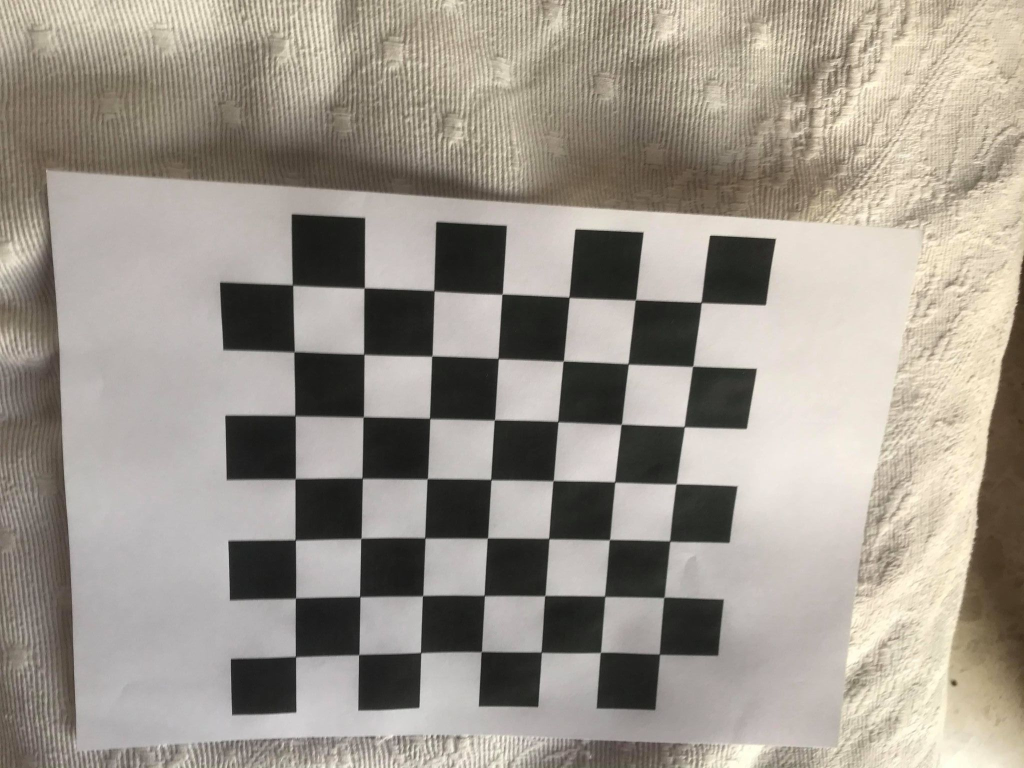
//> input picture Code/Code final markerless model/Camera Calibration/chessboards_test/chessboard1.jpg, 2048 x 1536 px (shown at 1/2 size)
$ ./main   (built with g++ and OpenCV 4)
//> lines starting //> are read from the running program, lines starting //| are printed output that depends on the picture; pictures that were not available may be replaced by others from this repository, and a replacement may not be noted
#define CERES_FOUND true
#define OPENCV_TRAITS_ENABLE_DEPRECATED
#include <opencv2/highgui/highgui.hpp>
#include <opencv2/features2d/features2d.hpp>
#include "opencv2/xfeatures2d.hpp"
#include <opencv2/calib3d/calib3d.hpp>
#include <opencv2/imgproc/imgproc.hpp>
#include <opencv2/core.hpp>
#include <opencv2/sfm.hpp>
#include <opencv2/viz.hpp>
#include <iostream>
#include <fstream>
#include <opencv2/sfm/reconstruct.hpp>

using namespace std;
using namespace cv;
using namespace cv::xfeatures2d;

//finds the interior corners of a chessboard on an image
vector<Point2f> find_corners(string path){

    Size patternsize(7,7); //interior number of corners
    Mat gray = imread(path,IMREAD_GRAYSCALE); //source image

    vector<Point2f> corners; //this will be filled by the detected corners

    bool patternfound = findChessboardCorners(gray, patternsize, corners,
            CALIB_CB_ADAPTIVE_THRESH + CALIB_CB_NORMALIZE_IMAGE
            + CALIB_CB_FAST_CHECK);

    if(patternfound){
        cornerSubPix(gray, corners, Size(11, 11), Size(-1, -1),
        TermCriteria(TermCriteria::EPS + TermCriteria::COUNT, 30, 0.1));
    }

    return corners;

};

int main()
{
    //build a matrix with the 3D coordinates of the chessboard interior corners
    int CHECKERBOARD[2]{7,7};
    vector<Point3f> corners_3d;
    for(int i{0}; i<CHECKERBOARD[1]; i++){
        for(int j{0}; j<CHECKERBOARD[0]; j++){
            corners_3d.push_back(Point3f(j,i,0));
        }
      }

    vector<vector<Point2f>> im_pts; //stores 2D coordinates of the chessboard interior corners
    vector<Point2f> corners; //stocks the detected corners on the image
    vector<vector<Point3f>> obj_pts; //stores 3D coordinates of the chessboard interior corners

    //goes through the collection of images of the chessboard and detect corners
    for (int i=1 ; i<=16 ; i++){
        corners = find_corners("../chessboards_test/chessboard"+to_string(i)+".jpg");
//> in find_corners, `Mat gray = imread(path,IMREAD_GRAYSCALE);`:
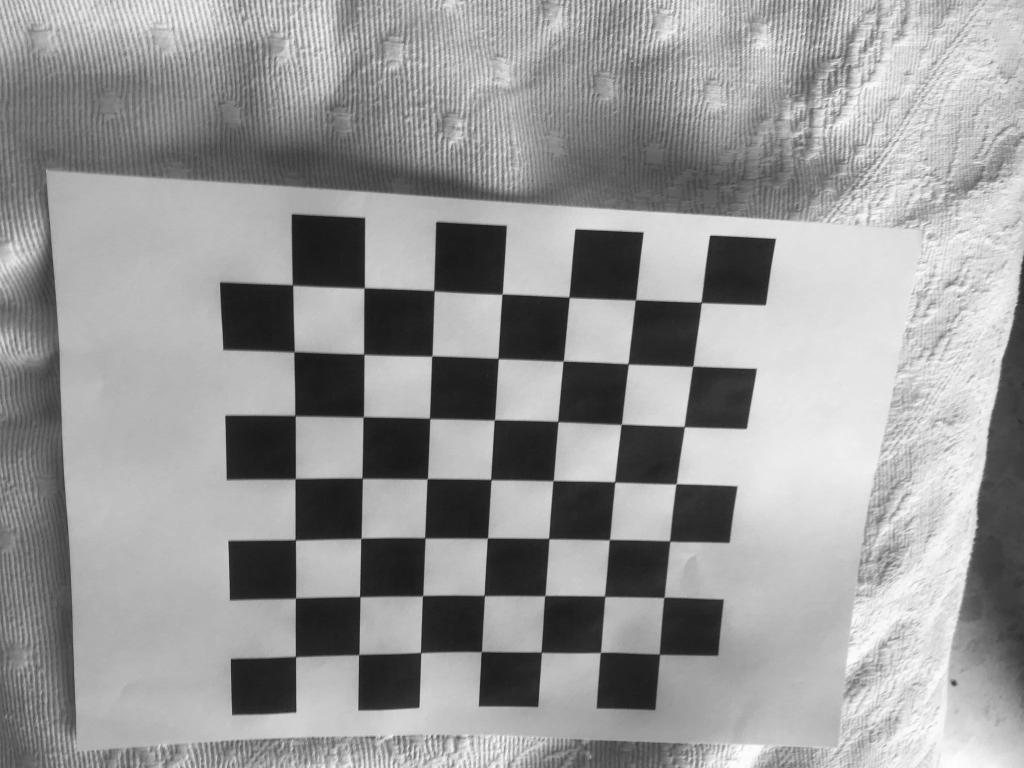
//> gray: 1536 rows x 2048 cols, CV_8UC1 (shown at 1/2 size); min 19, max 255, mean 151.7
//> in find_corners, `bool patternfound = findChessboardCorners(gray, patternsize, corners, ..`: corners = 49 Points (x, y), first 12: [585, 570], [727.8, 578.5], [868, 582], [1003.7, 590.4], [1139.4, 596.9], [1271, 599.5], [1401.4, 603.7], [588.3, 706.1], [727.5, 708.5], [863.2, 714.7], [997, 717.5], [1126, 724.3]; patternfound = true
//> in find_corners, `cornerSubPix(gray, corners, Size(11, 11), Size(-1, -1), TermCriteria(T..`: corners = 49 Points (x, y), first 12: [585.5, 570.7], [728.8, 576.5], [868.4, 582.1], [1004.5, 588.9], [1138.5, 595.1], [1271.1, 600.4], [1402.6, 605.4], [588.6, 704.3], [728, 709], [864.2, 712.8], [996.6, 717.6], [1126.8, 722.6]
        im_pts.push_back(corners);
//> im_pts = 1 point lists
        obj_pts.push_back(corners_3d);
        cout<<"image "<<i<<" : done"<<endl;
    }
//> pass 2 of the loop `for (int i=1 ; i<=16 ; i++)`:
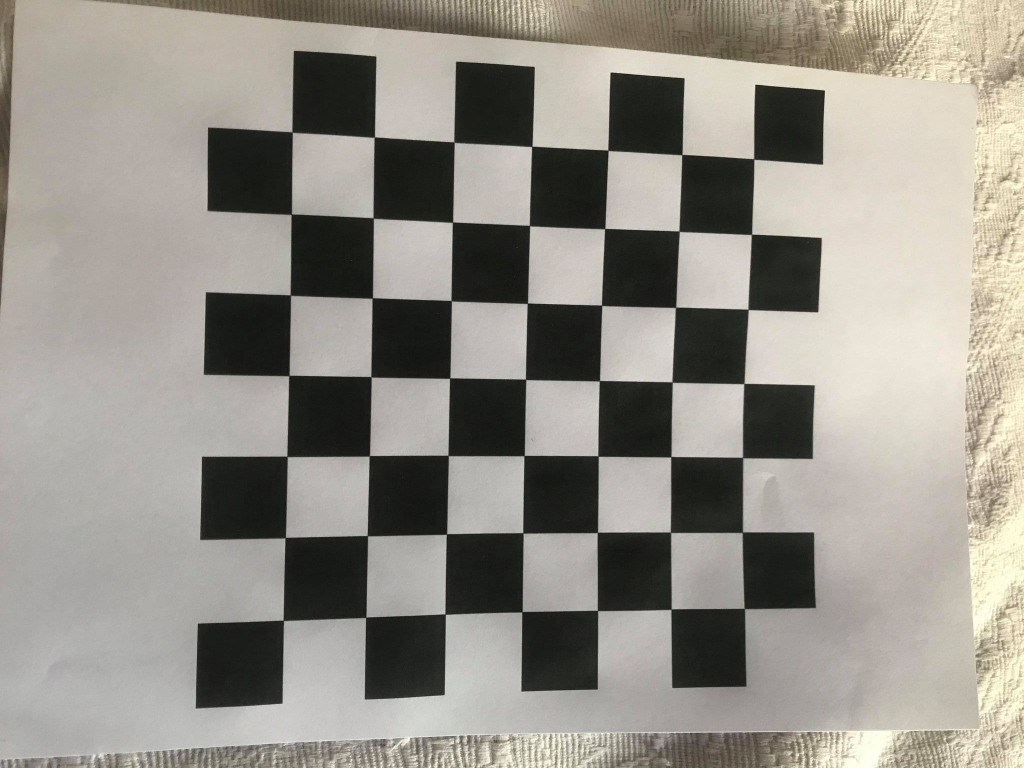
//> input picture Code/Code final markerless model/Camera Calibration/chessboards_test/chessboard10.jpg, 2048 x 1536 px, given in place of chessboard2.jpg, which was not available (shown at 1/2 size)
//> in find_corners (call 2), `Mat gray = imread(path,IMREAD_GRAYSCALE);`:
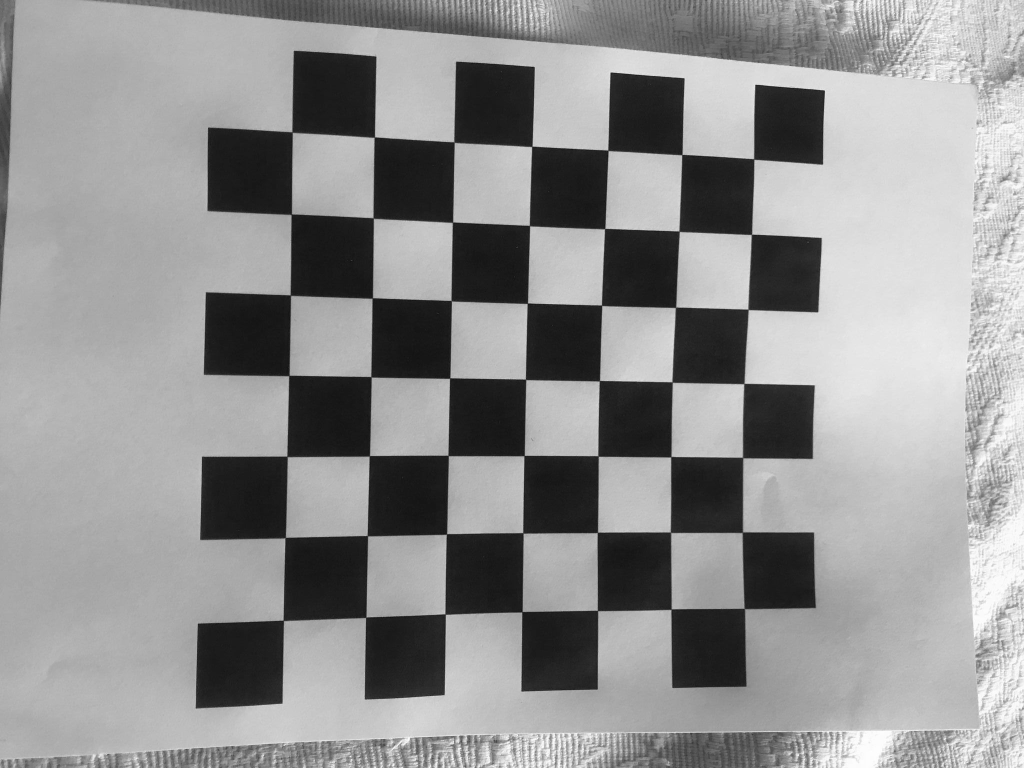
//> gray: 1536 rows x 2048 cols, CV_8UC1 (shown at 1/2 size); min 1, max 255, mean 145.1
//> in find_corners (call 2), `bool patternfound = findChessboardCorners(gray, patternsize, corners, ..`: corners = 49 Points (x, y), first 12: [584.6, 264.4], [748.9, 274.8], [908.7, 284.8], [1064.1, 293.2], [1216.3, 300.9], [1363.9, 309.8], [1507.8, 318.2], [582.9, 428.9], [747, 436.5], [905.4, 445], [1059.4, 451.6], [1209.8, 457.8]
//> in find_corners (call 2), `cornerSubPix(gray, corners, Size(11, 11), Size(-1, -1), TermCriteria(T..`: corners = 49 Points (x, y), first 12: [584.5, 264.6], [749.2, 274.6], [908.5, 284.5], [1064.1, 293.1], [1216.4, 301.1], [1364.2, 309.6], [1508, 318.5], [583, 428.8], [746.8, 436.6], [905.5, 444.8], [1059.5, 451.6], [1209.8, 457.7]
//> im_pts = 2 point lists
//> pass 3 of the loop `for (int i=1 ; i<=16 ; i++)`:
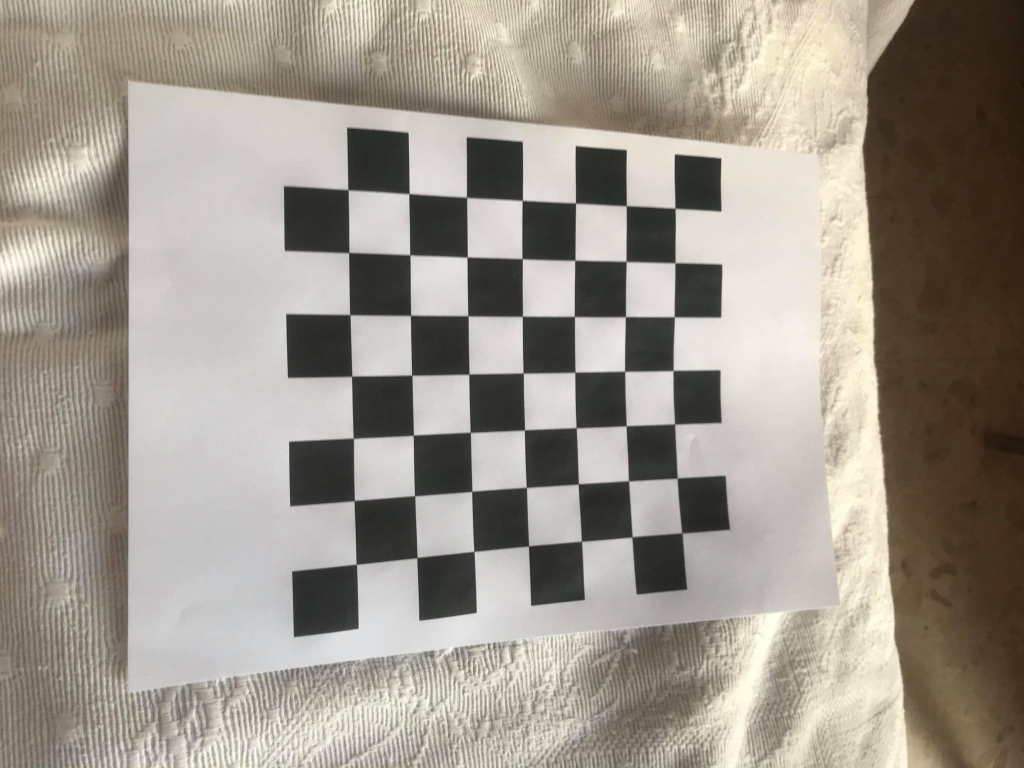
//> input picture Code/Code final markerless model/Camera Calibration/chessboards_test/chessboard11.jpg, 2048 x 1536 px, given in place of chessboard3.jpg, which was not available (shown at 1/2 size)
//> in find_corners (call 3), `Mat gray = imread(path,IMREAD_GRAYSCALE);`:
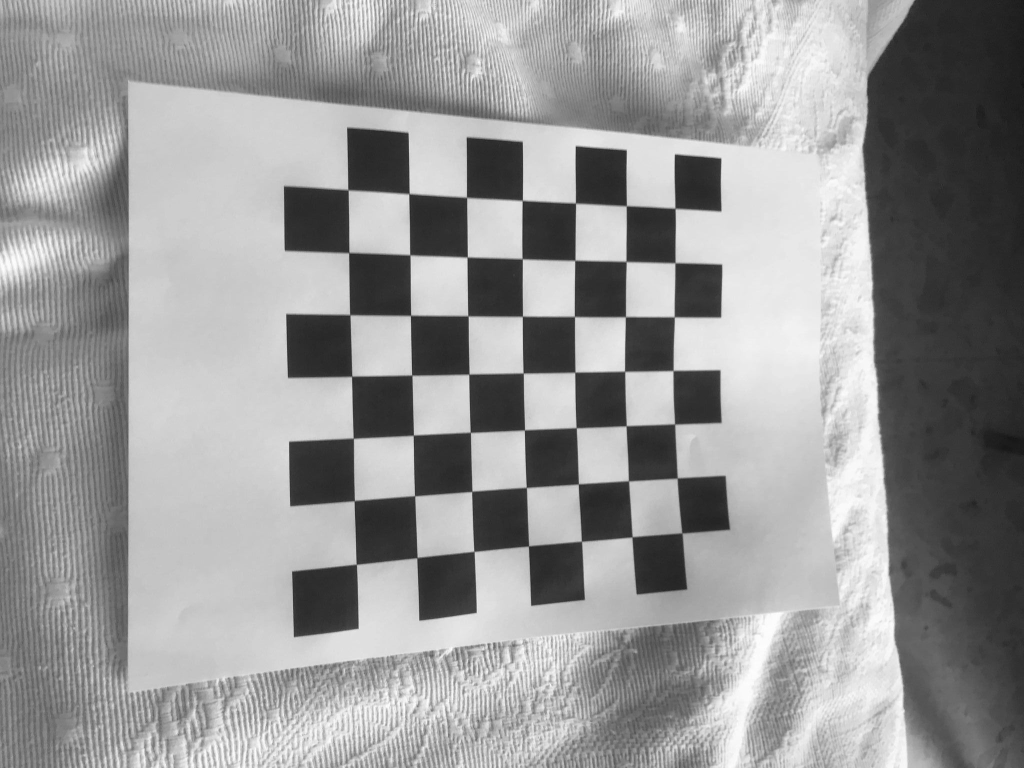
//> gray: 1536 rows x 2048 cols, CV_8UC1 (shown at 1/2 size); min 17, max 255, mean 150.8
//> in find_corners (call 3), `bool patternfound = findChessboardCorners(gray, patternsize, corners, ..`: corners = 49 Points (x, y), first 12: [696.6, 380.4], [818.2, 387.8], [933.8, 395], [1044.7, 402.6], [1151.6, 407.6], [1253.4, 411.7], [1350.7, 418.7], [698, 506], [820.2, 510.2], [934.9, 514.6], [1044.8, 517.7], [1150.1, 521.7]
//> in find_corners (call 3), `cornerSubPix(gray, corners, Size(11, 11), Size(-1, -1), TermCriteria(T..`: corners = 49 Points (x, y), first 12: [696.4, 380.1], [818.5, 387.8], [933.7, 395.1], [1045, 401.3], [1151.5, 406.7], [1253, 412], [1350.5, 417.1], [698.2, 505.7], [820.3, 510.2], [934.8, 514.6], [1044.8, 518], [1150.3, 521]
//> im_pts = 3 point lists
//> (the run ends here: the program stops with an error, at `bool patternfound = findChessboardCorners(gray, patternsize, corners,`)
